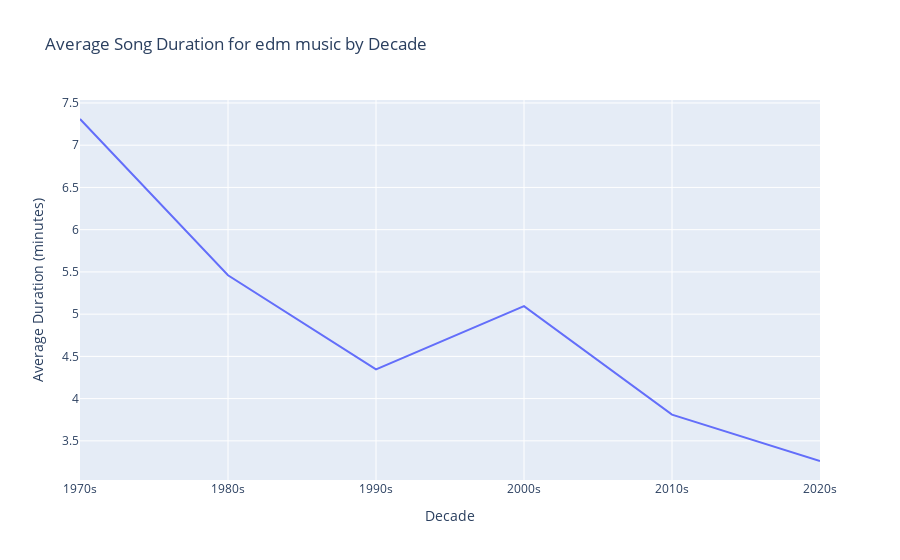

The notebook cell this image was saved under:
### Code cell
genre = input("Enter a music genre: ")
selected_data = big_df[big_df['main_genre'] == genre.lower()]
selected_data = selected_data.groupby('decade').mean(numeric_only=True)
fig = go.Figure(data=go.Scatter(x=selected_data.index, y = selected_data['minutes'], mode='lines'))
fig.update_layout(title='Average Song Duration for ' + genre +' music by Decade', xaxis_title='Decade', yaxis_title='Average Duration (minutes)')

### Figure 1 — Plotly figure (JSON) as saved in the notebook; plotly's stock layout.template omitted (floating-point values rounded to 4 significant figures)
{"data": [{"mode": "lines", "type": "scatter", "x": ["1970s", "1980s", "1990s", "2000s", "2010s", "2020s"], "y": [7.31, 5.461, 4.347, 5.095, 3.811, 3.262]}], "layout": {"autosize": true, "title": {"text": "Average Song Duration for edm music by Decade"}, "xaxis": {"autorange": true, "range": [0, 5], "title": {"text": "Decade"}, "type": "category"}, "yaxis": {"autorange": true, "range": [3.037, 7.535], "title": {"text": "Average Duration (minutes)"}, "type": "linear"}}}
